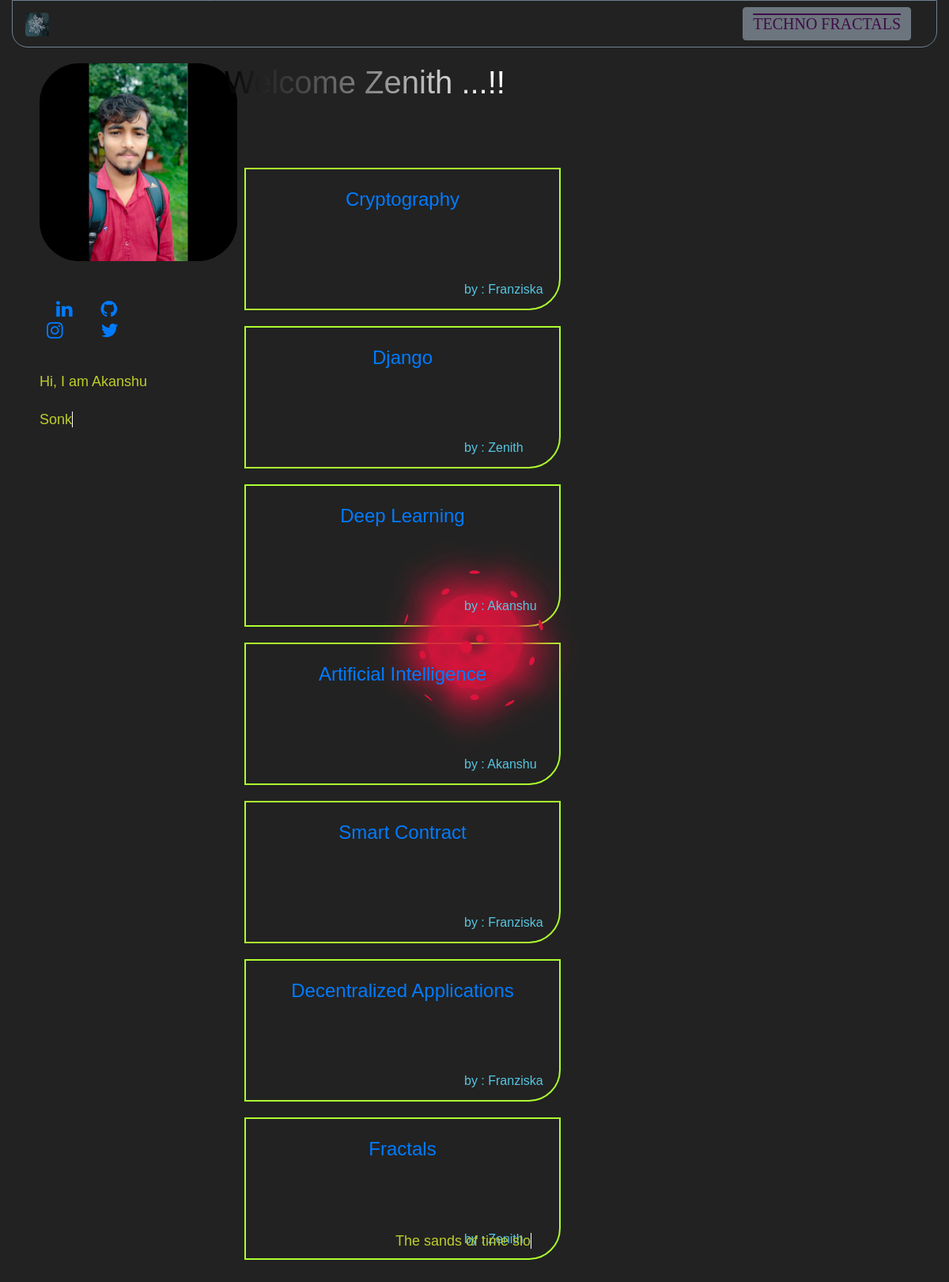
The app's page / (signed in) with its own data.
### accounts/models.py (models this page shows, shortened)
class Blog(models.Model):
    writer = models.ForeignKey(User,on_delete=models.DO_NOTHING)
    title = models.CharField(max_length=50,blank=False)
    text = models.TextField(blank=False)
    create_date = models.DateTimeField(default=timezone.now)

### accounts/views.py (the view)
# urls.py: path('',views.BlogListView.as_view(),name='blog_list'),
class BlogListView(ListView):
    model = Blog
    def get_queryset(self):
        return Blog.objects.filter(create_date__lte=timezone.now()).order_by('-create_date')

### accounts/templates/accounts/blog_list.html (shortened to what this page needs)
{% extends 'accounts/base.html' %}
{% block body_block %}
{% if user.is_authenticated %}
<h1 class="con ss">Welcome {{ user.username|title }} ...!!</h1>
{% else %}
<h1 class="con ss">Hello Fractals ...!!</h1>
{% endif %}
<br><br>
<div class="container-fluid">
    {% if user.is_authenticated %}
            {% for blog in blog_list %}
                <div class="container-fluid bl">
                        <div class="container-fluid float-left">
                            <a href="{% url 'accounts:blog_detail' pk=blog.pk %}"><span class="btit loader">{{ blog.title }}</span></a>
                        </div>
                        <div class="container-fluid">
                            <span class="bw">by : {{ blog.writer|title }}</span>
                        </div>
                </div>
            {% endfor %}
    {% endif %}
</div>
{% endblock %}

### accounts/static/css/base.css (style rules this page uses)
html, body { background: #222; overflow: hidden; width: 100%; height: 100%; }
.ss { position: relative; overflow: hidden; background: linear-gradient(90deg, #000, #fff, #000); background-repeat: no-repeat; background-size: 80%; animation: animate 5s linear infinite; -webkit-background-clip: text; -webkit-text-fill-color: rgba(255, 255, 255, 0); }
.loader { filter:hue-rotate(0deg); animation:hue 10000ms infinite linear; }

### accounts/static/css/blog.css (style rules this page uses)
.bl { height: 180px; width: 400px; text-align: center; margin: 10px; padding: 20px; border: 2px solid greenyellow; float: left; border-bottom-right-radius: 40px; }
.btit { text-align: center; text-transform: capitalize; font-family: Verdana, Geneva, Tahoma, sans-serif; font-size: 24px; }
.bw { margin: 120px -100px; font-family: 'Trebuchet MS', 'Lucida Sans Unicode', 'Lucida Grande', 'Lucida Sans', Arial, sans-serif; font-size: 16px; position: fixed; }

### records on screen
Blog: title "Cryptography", writer "Franziska"
Blog: title "Django", writer "Zenith"
Blog: title "Deep Learning", writer "Akanshu"
Blog: title "Artificial Intelligence", writer "Akanshu"
Blog: title "Smart Contract", writer "Franziska"
Blog: title "Decentralized Applications", writer "Franziska"
Blog: title "Fractals", writer "Zenith"

### other values on screen
{{ user.username|title }} "Zenith"
